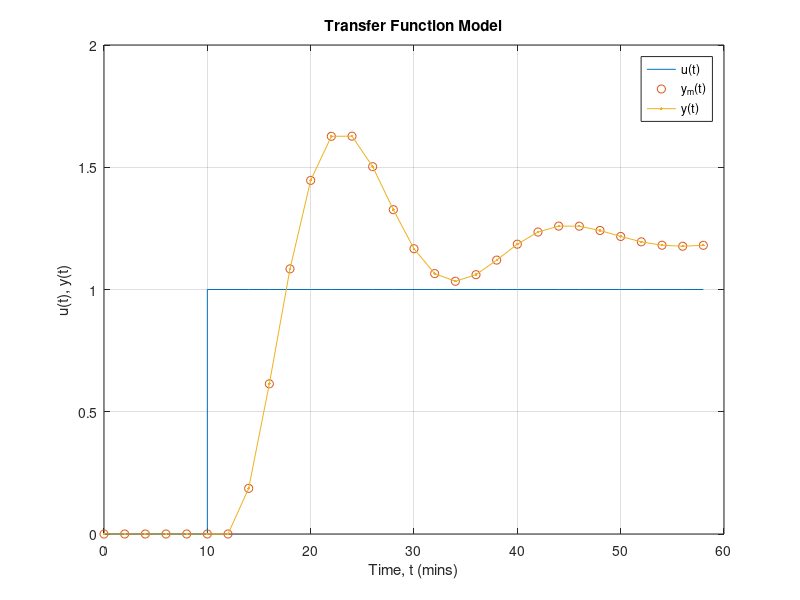
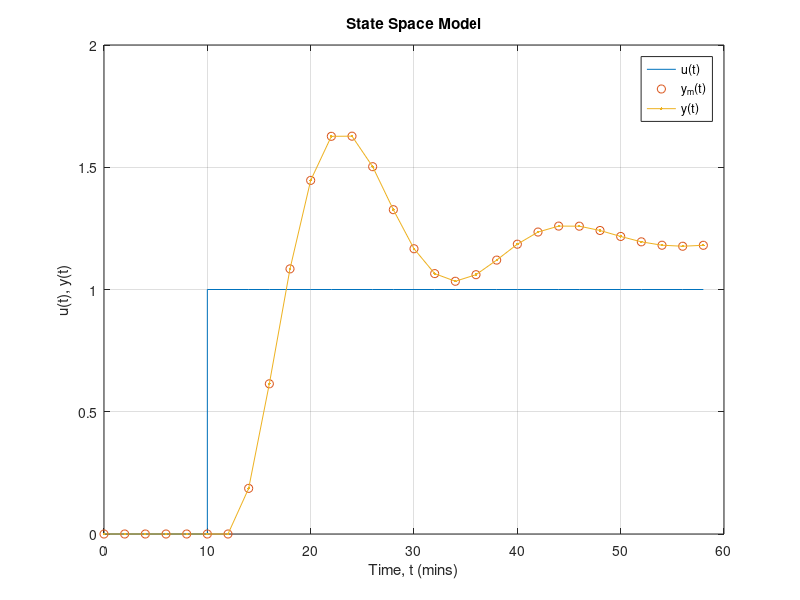

Recreate these plots in MATLAB, in order.
%% ARX model identification benchmark data
% Fits an ARX model to system identificaton data

pkg load control

% Data from GEL-7017 course HW4
data = load('data/TP04_Q1a.mat');
nT = size(data.u, 1);
assert(size(data.y, 1) == nT)

% Sampling period
Ts = 2;
t = Ts * (0:nT-1)';

% Model dimensions
na = 2;
nb = 2;
nk = 1;

% Identify ARX transfer function model
id_data = iddata(data.y, data.u, Ts);
sys = arx(id_data, 'na', na, 'nb', nb, 'nk', nk);

% Simulate model
e = zeros(size(data.u));
[y, t, x] = lsim(sys, [data.u e], t);

display(sys)

% Save data and results to CSV file
fid = fopen('data/TP04_Q1a.csv', 'w');
fprintf(fid, 't,u_data,x1,x2,x3,y,y_data\n');
fclose(fid);
dlmwrite('data/TP04_Q1a.csv', [t data.u x y data.y], '-append');

figure()
stairs(t, data.u, '-'); hold on
plot(t, data.y, 'o'); hold on
plot(t, y, '.-')
xlabel('Time, t (mins)')
ylabel('u(t), y(t)')
title('Transfer Function Model')
legend('u(t)', 'y_m(t)', 'y(t)')
grid on

% Print with more decimal places
fprintf("\nTransfer Function Parameters\n")
fprintf("Numerator:\n")
fprintf("%12.8f %12.8f %12.8f %12.8f\n", sys.num{1})
fprintf("Denomenator:\n")
fprintf("%12.8f %12.8f %12.8f %12.8f\n", sys.den{1})

% When x0 is returned, a state-space model is identified
% (observer canonical form?)
[sys_ss, x0] = arx(id_data, 'na', na, 'nb', nb, 'nk', nk);

fprintf("Initial state: [%f %f %f]", x0)
display(sys_ss)

% Simulate state space model
t = Ts * (0:nT-1)';
[y, t, x] = lsim(sys_ss, data.u, t);

figure()
stairs(t, data.u, '-'); hold on
plot(t, data.y, 'o'); hold on
plot(t, y, '.-')
xlabel('Time, t (mins)')
ylabel('u(t), y(t)')
title('State Space Model')
legend('u(t)', 'y_m(t)', 'y(t)')
grid on

% Save data and results to CSV file
fid = fopen('data/TP04_Q1a_ss.csv', 'w');
fprintf(fid, 't,u_data,x1,x2,x3,y,y_data\n');
fclose(fid);
dlmwrite('data/TP04_Q1a_ss.csv', [t data.u x y data.y], '-append');

% Print with more decimal places
fprintf("\nState Space Model Matrices\n")
fprintf("A:\n")
fprintf("%12.8f %12.8f %12.8f\n", sys_ss.a)
fprintf("B:\n")
fprintf("%12.8f\n", sys_ss.b)
fprintf("C:\n")
fprintf("%12.8f %12.8f %12.8f\n", sys_ss.c)
fprintf("D:\n")
fprintf("%12.8f\n", sys_ss.d)
